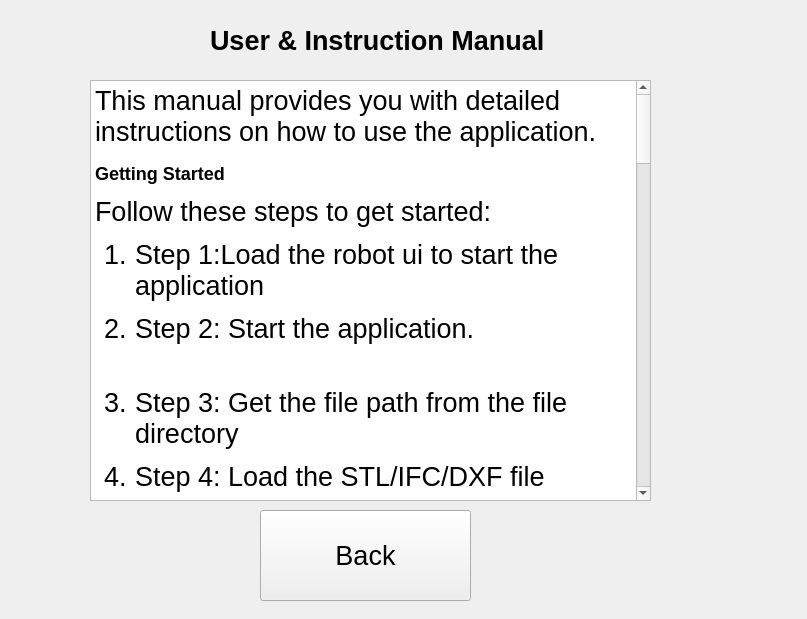
<?xml version="1.0" encoding="UTF-8"?>
<ui version="4.0">
 <class>Form</class>
 <widget class="QWidget" name="Form">
  <property name="geometry">
   <rect>
    <x>0</x>
    <y>0</y>
    <width>807</width>
    <height>619</height>
   </rect>
  </property>
  <property name="windowTitle">
   <string>Form</string>
  </property>
  <widget class="QTextBrowser" name="texthelperBrowser">
   <property name="geometry">
    <rect>
     <x>90</x>
     <y>80</y>
     <width>561</width>
     <height>421</height>
    </rect>
   </property>
   <property name="html">
    <string>&lt;!DOCTYPE HTML PUBLIC &quot;-//W3C//DTD HTML 4.0//EN&quot; &quot;http://www.w3.org/TR/REC-html40/strict.dtd&quot;&gt;
&lt;html&gt;&lt;head&gt;&lt;meta name=&quot;qrichtext&quot; content=&quot;1&quot; /&gt;&lt;style type=&quot;text/css&quot;&gt;
p, li { white-space: pre-wrap; }
&lt;/style&gt;&lt;/head&gt;&lt;body style=&quot; font-family:'Ubuntu'; font-size:11pt; font-weight:400; font-style:normal;&quot;&gt;
&lt;p style=&quot; margin-top:12px; margin-bottom:12px; margin-left:0px; margin-right:0px; -qt-block-indent:0; text-indent:0px;&quot;&gt;&lt;span style=&quot; font-size:20pt;&quot;&gt;This manual provides you with detailed instructions on how to use the application.        &lt;/span&gt;&lt;/p&gt;
&lt;h2 style=&quot; margin-top:16px; margin-bottom:12px; margin-left:0px; margin-right:0px; -qt-block-indent:0; text-indent:0px;&quot;&gt;&lt;span style=&quot; font-size:20pt; font-weight:600;&quot;&gt;Getting Started        &lt;/span&gt;&lt;/h2&gt;
&lt;p style=&quot; margin-top:12px; margin-bottom:12px; margin-left:0px; margin-right:0px; -qt-block-indent:0; text-indent:0px;&quot;&gt;&lt;span style=&quot; font-size:20pt;&quot;&gt;Follow these steps to get started:        &lt;/span&gt;&lt;/p&gt;
&lt;ol style=&quot;margin-top: 0px; margin-bottom: 0px; margin-left: 0px; margin-right: 0px; -qt-list-indent: 1;&quot;&gt;&lt;li style=&quot; font-size:20pt;&quot; style=&quot; margin-top:12px; margin-bottom:0px; margin-left:0px; margin-right:0px; -qt-block-indent:0; text-indent:0px;&quot;&gt;Step 1:Load the robot ui to start the application&lt;/li&gt;
&lt;li style=&quot; font-size:20pt;&quot; style=&quot; margin-top:12px; margin-bottom:0px; margin-left:0px; margin-right:0px; -qt-block-indent:0; text-indent:0px;&quot;&gt;Step 2: Start the application.   &lt;/li&gt;
&lt;p style=&quot; margin-top:12px; margin-bottom:0px; margin-left:0px; margin-right:0px; -qt-block-indent:1; text-indent:0px;&quot;&gt;&lt;span style=&quot; font-size:20pt;&quot;&gt;         &lt;/span&gt;&lt;/p&gt;
&lt;li style=&quot; font-size:20pt;&quot; style=&quot; margin-top:0px; margin-bottom:12px; margin-left:0px; margin-right:0px; -qt-block-indent:0; text-indent:0px;&quot;&gt;Step 3: Get the file path from the file directory&lt;/li&gt;
&lt;li style=&quot; font-size:20pt;&quot; style=&quot; margin-top:0px; margin-bottom:12px; margin-left:0px; margin-right:0px; -qt-block-indent:0; text-indent:0px;&quot;&gt;Step 4: Load the STL/IFC/DXF file&lt;/li&gt;
&lt;li style=&quot; font-size:20pt;&quot; style=&quot; margin-top:0px; margin-bottom:12px; margin-left:0px; margin-right:0px; -qt-block-indent:0; text-indent:0px;&quot;&gt;Step 5: Store the excel file from the file directory&lt;/li&gt;
&lt;li style=&quot; font-size:20pt;&quot; style=&quot; margin-top:0px; margin-bottom:12px; margin-left:0px; margin-right:0px; -qt-block-indent:0; text-indent:0px;&quot;&gt;Step 6: Choose Sequence&lt;/li&gt;
&lt;li style=&quot; font-size:20pt;&quot; style=&quot; margin-top:0px; margin-bottom:12px; margin-left:0px; margin-right:0px; -qt-block-indent:0; text-indent:0px;&quot;&gt;Step 7: Sequence Marking Ui will be loaded&lt;/li&gt;
&lt;li style=&quot; font-size:20pt;&quot; style=&quot; margin-top:0px; margin-bottom:12px; margin-left:0px; margin-right:0px; -qt-block-indent:0; text-indent:0px;&quot;&gt;Step 8: Control the GUI(Graphical User Interface) with Instruction Manual&lt;/li&gt;
&lt;li style=&quot; font-size:20pt;&quot; style=&quot; margin-top:0px; margin-bottom:12px; margin-left:0px; margin-right:0px; -qt-block-indent:0; text-indent:0px;&quot;&gt;Step 9: Mark the PBU(Pre-Fabricated Bathroom Unit)&lt;/li&gt;
&lt;li style=&quot; font-size:20pt;&quot; style=&quot; margin-top:0px; margin-bottom:12px; margin-left:0px; margin-right:0px; -qt-block-indent:0; text-indent:0px;&quot;&gt; Step 10: Confirm your Marking&lt;/li&gt;
&lt;li style=&quot; font-size:20pt;&quot; style=&quot; margin-top:0px; margin-bottom:12px; margin-left:0px; margin-right:0px; -qt-block-indent:0; text-indent:0px;&quot;&gt;Step 11: Enable Robot for localization&lt;/li&gt;
&lt;li style=&quot; font-size:20pt;&quot; style=&quot; margin-top:0px; margin-bottom:12px; margin-left:0px; margin-right:0px; -qt-block-indent:0; text-indent:0px;&quot;&gt;Step 12: Localization show listener button to tun&lt;/li&gt;
&lt;li style=&quot; font-size:20pt;&quot; style=&quot; margin-top:0px; margin-bottom:12px; margin-left:0px; margin-right:0px; -qt-block-indent:0; text-indent:0px;&quot;&gt;Step 13: Run both talker node and listener Node&lt;/li&gt;
&lt;li style=&quot; font-size:20pt;&quot; style=&quot; margin-top:0px; margin-bottom:12px; margin-left:0px; margin-right:0px; -qt-block-indent:0; text-indent:0px;&quot;&gt;Step 14: After it tun , it will show the preview and change the status in the excel&lt;/li&gt;
&lt;li style=&quot; font-size:20pt;&quot; style=&quot; margin-top:0px; margin-bottom:12px; margin-left:0px; margin-right:0px; -qt-block-indent:0; text-indent:0px;&quot;&gt;Step 15: Close the program.                 &lt;/li&gt;&lt;/ol&gt;
&lt;h2 style=&quot; margin-top:16px; margin-bottom:12px; margin-left:0px; margin-right:0px; -qt-block-indent:0; text-indent:0px;&quot;&gt;&lt;span style=&quot; font-size:20pt; font-weight:600;&quot;&gt;Features        &lt;/span&gt;&lt;/h2&gt;
&lt;p style=&quot; margin-top:12px; margin-bottom:12px; margin-left:0px; margin-right:0px; -qt-block-indent:0; text-indent:0px;&quot;&gt;&lt;span style=&quot; font-size:20pt;&quot;&gt;Here are some key features of the application:        &lt;/span&gt;&lt;/p&gt;
&lt;ul style=&quot;margin-top: 0px; margin-bottom: 0px; margin-left: 0px; margin-right: 0px; -qt-list-indent: 1;&quot;&gt;&lt;li style=&quot; font-size:20pt;&quot; style=&quot; margin-top:12px; margin-bottom:0px; margin-left:0px; margin-right:0px; -qt-block-indent:0; text-indent:0px;&quot;&gt;File Directory&lt;/li&gt;
&lt;li style=&quot; font-size:20pt;&quot; style=&quot; margin-top:12px; margin-bottom:0px; margin-left:0px; margin-right:0px; -qt-block-indent:0; text-indent:0px;&quot;&gt;STL/IFC frame display&lt;/li&gt;
&lt;li style=&quot; font-size:20pt;&quot; style=&quot; margin-top:12px; margin-bottom:0px; margin-left:0px; margin-right:0px; -qt-block-indent:0; text-indent:0px;&quot;&gt;Excel file Directory&lt;/li&gt;
&lt;li style=&quot; font-size:20pt;&quot; style=&quot; margin-top:12px; margin-bottom:0px; margin-left:0px; margin-right:0px; -qt-block-indent:0; text-indent:0px;&quot;&gt;Choose Sequence&lt;/li&gt;
&lt;li style=&quot; font-size:20pt;&quot; style=&quot; margin-top:12px; margin-bottom:0px; margin-left:0px; margin-right:0px; -qt-block-indent:0; text-indent:0px;&quot;&gt;Localization&lt;/li&gt;
&lt;li style=&quot; font-size:20pt;&quot; style=&quot; margin-top:12px; margin-bottom:0px; margin-left:0px; margin-right:0px; -qt-block-indent:0; text-indent:0px;&quot;&gt;User Manual UI&lt;/li&gt;
&lt;li style=&quot; font-size:20pt;&quot; style=&quot; margin-top:12px; margin-bottom:0px; margin-left:0px; margin-right:0px; -qt-block-indent:0; text-indent:0px;&quot;&gt;Talker Listener dialog output&lt;/li&gt;
&lt;li style=&quot; font-size:20pt;&quot; style=&quot; margin-top:12px; margin-bottom:0px; margin-left:0px; margin-right:0px; -qt-block-indent:0; text-indent:0px;&quot;&gt;Talker Listener Button dialog &lt;/li&gt;&lt;/ul&gt;
&lt;p style=&quot;-qt-paragraph-type:empty; margin-top:0px; margin-bottom:12px; margin-left:0px; margin-right:0px; -qt-block-indent:0; text-indent:0px; font-size:20pt;&quot;&gt;&lt;br /&gt;&lt;/p&gt;
&lt;ul style=&quot;margin-top: 0px; margin-bottom: 0px; margin-left: 0px; margin-right: 0px; -qt-list-indent: 1;&quot;&gt;&lt;li style=&quot; font-size:20pt;&quot; style=&quot; margin-top:0px; margin-bottom:12px; margin-left:0px; margin-right:0px; -qt-block-indent:0; text-indent:0px;&quot;&gt;GUI(Graphical User Interface) Display controls&lt;/li&gt;
&lt;li style=&quot; font-size:20pt;&quot; style=&quot; margin-top:0px; margin-bottom:12px; margin-left:0px; margin-right:0px; -qt-block-indent:0; text-indent:0px;&quot;&gt;Postion of the Actor&lt;/li&gt;
&lt;li style=&quot; font-size:20pt;&quot; style=&quot; margin-top:0px; margin-bottom:12px; margin-left:0px; margin-right:0px; -qt-block-indent:0; text-indent:0px;&quot;&gt;Settings&lt;/li&gt;
&lt;li style=&quot; font-size:20pt;&quot; style=&quot; margin-top:0px; margin-bottom:12px; margin-left:0px; margin-right:0px; -qt-block-indent:0; text-indent:0px;&quot;&gt;Collision&lt;/li&gt;&lt;/ul&gt;
&lt;p style=&quot;-qt-paragraph-type:empty; margin-top:0px; margin-bottom:12px; margin-left:0px; margin-right:0px; -qt-block-indent:0; text-indent:0px; font-size:20pt;&quot;&gt;&lt;br /&gt;&lt;/p&gt;
&lt;p style=&quot; margin-top:0px; margin-bottom:12px; margin-left:0px; margin-right:0px; -qt-block-indent:0; text-indent:0px;&quot;&gt;&lt;span style=&quot; font-size:20pt; font-weight:600;&quot;&gt;GUI(Graphical User Interface) Instruction :&lt;/span&gt;&lt;/p&gt;
&lt;p style=&quot; margin-top:0px; margin-bottom:12px; margin-left:0px; margin-right:0px; -qt-block-indent:0; text-indent:0px;&quot;&gt;&lt;span style=&quot; font-size:20pt;&quot;&gt;Press right click to go inside the PBU(Pre-Fabricated Bathroom Unit) view&lt;/span&gt;&lt;/p&gt;
&lt;p style=&quot; margin-top:0px; margin-bottom:12px; margin-left:0px; margin-right:0px; -qt-block-indent:0; text-indent:0px;&quot;&gt;&lt;span style=&quot; font-size:20pt;&quot;&gt;Up , down, left, right for the camera&lt;/span&gt;&lt;/p&gt;
&lt;p style=&quot; margin-top:0px; margin-bottom:12px; margin-left:0px; margin-right:0px; -qt-block-indent:0; text-indent:0px;&quot;&gt;&lt;span style=&quot; font-size:20pt;&quot;&gt;Left click is to move the inside view&lt;/span&gt;&lt;/p&gt;
&lt;p style=&quot; margin-top:0px; margin-bottom:12px; margin-left:0px; margin-right:0px; -qt-block-indent:0; text-indent:0px;&quot;&gt;&lt;span style=&quot; font-size:20pt;&quot;&gt;Right Click is to move the camera from toilet room to shower room then revert back to toilet room&lt;/span&gt;&lt;/p&gt;
&lt;p style=&quot; margin-top:0px; margin-bottom:12px; margin-left:0px; margin-right:0px; -qt-block-indent:0; text-indent:0px;&quot;&gt;&lt;span style=&quot; font-size:20pt;&quot;&gt;Middle click is to add the position in a sequence .(will include a storing position variable ui)&lt;/span&gt;&lt;/p&gt;
&lt;p style=&quot; margin-top:0px; margin-bottom:12px; margin-left:0px; margin-right:0px; -qt-block-indent:0; text-indent:0px;&quot;&gt;&lt;span style=&quot; font-size:20pt;&quot;&gt;L key to reset it as default view &lt;/span&gt;&lt;/p&gt;
&lt;h1 style=&quot;-qt-paragraph-type:empty; margin-top:18px; margin-bottom:12px; margin-left:0px; margin-right:0px; -qt-block-indent:0; text-indent:0px; font-size:xx-large; font-weight:600;&quot;&gt;&lt;br /&gt;&lt;/h1&gt;&lt;/body&gt;&lt;/html&gt;</string>
   </property>
  </widget>
  <widget class="QLabel" name="usermanuallabel">
   <property name="geometry">
    <rect>
     <x>210</x>
     <y>20</y>
     <width>361</width>
     <height>41</height>
    </rect>
   </property>
   <property name="font">
    <font>
     <pointsize>20</pointsize>
     <weight>75</weight>
     <bold>true</bold>
    </font>
   </property>
   <property name="text">
    <string>User &amp; Instruction Manual</string>
   </property>
  </widget>
  <widget class="QPushButton" name="backtoUIButton">
   <property name="geometry">
    <rect>
     <x>260</x>
     <y>510</y>
     <width>211</width>
     <height>91</height>
    </rect>
   </property>
   <property name="sizePolicy">
    <sizepolicy hsizetype="Minimum" vsizetype="MinimumExpanding">
     <horstretch>0</horstretch>
     <verstretch>0</verstretch>
    </sizepolicy>
   </property>
   <property name="font">
    <font>
     <pointsize>20</pointsize>
    </font>
   </property>
   <property name="text">
    <string>Back</string>
   </property>
  </widget>
 </widget>
 <resources/>
 <connections/>
</ui>
